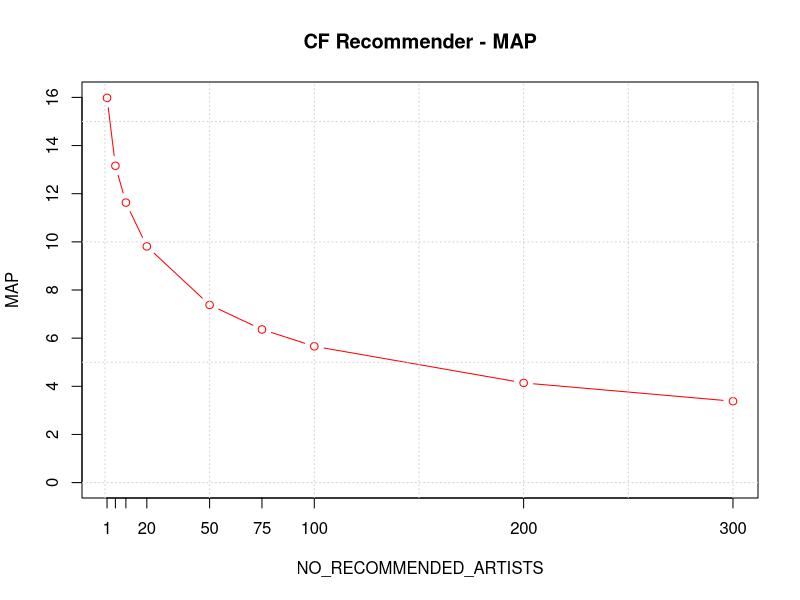
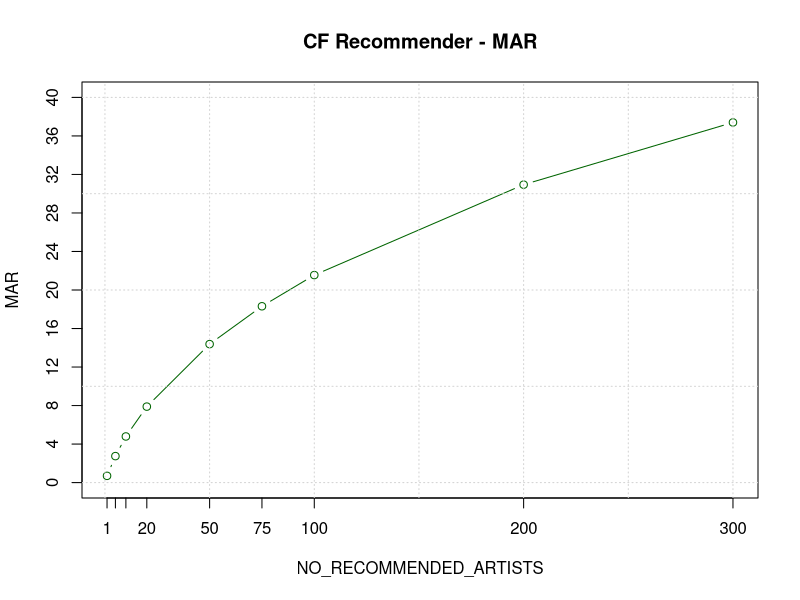
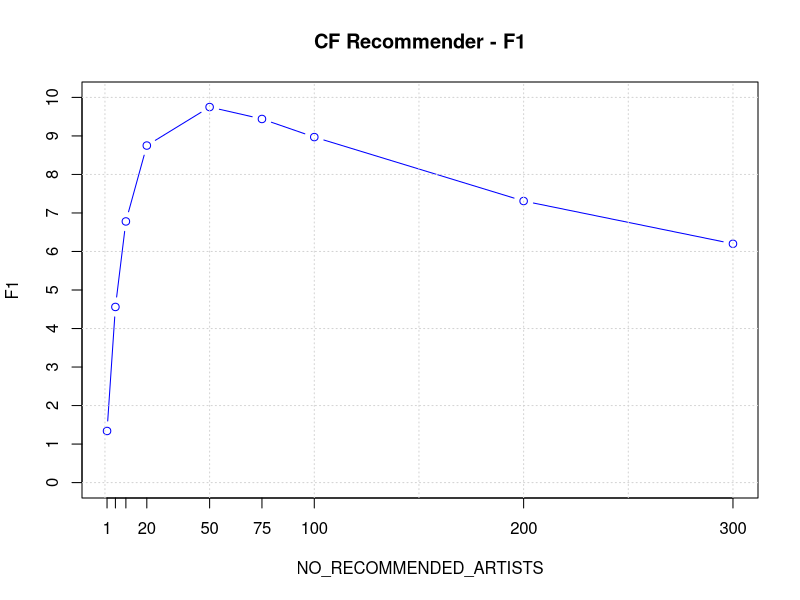
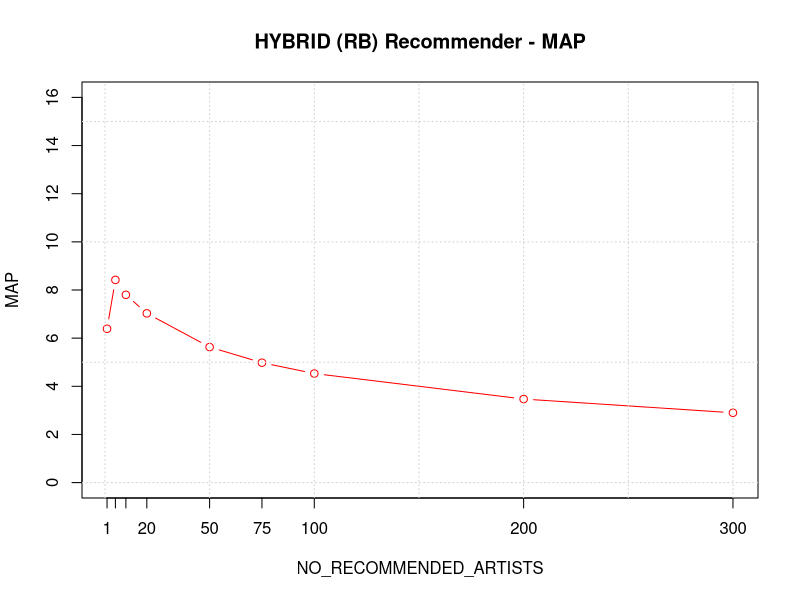
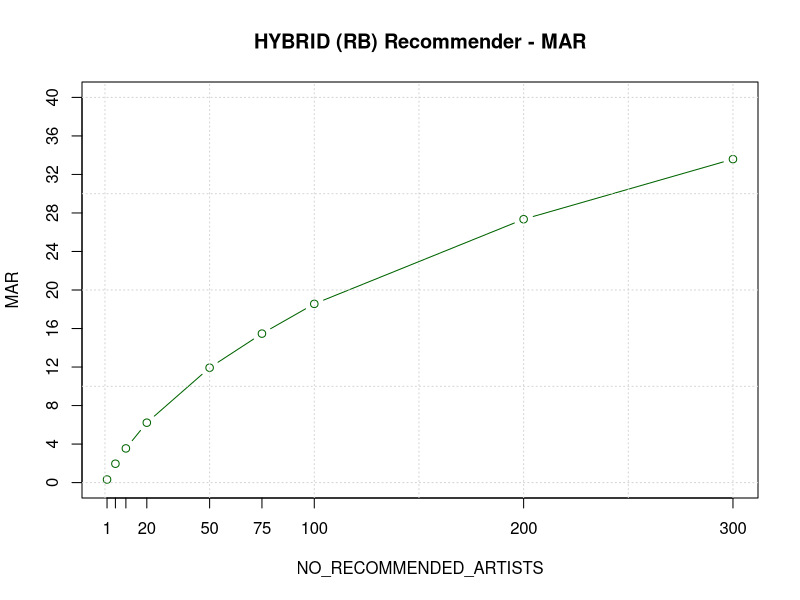
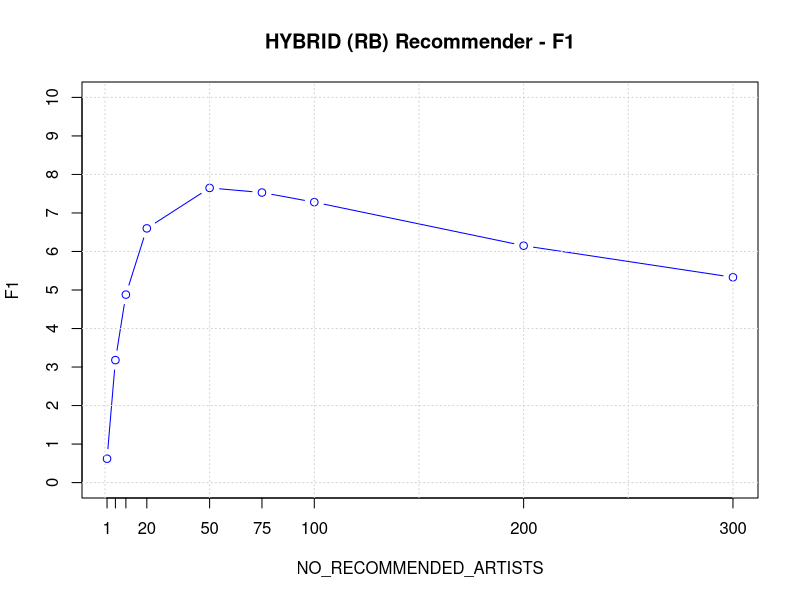
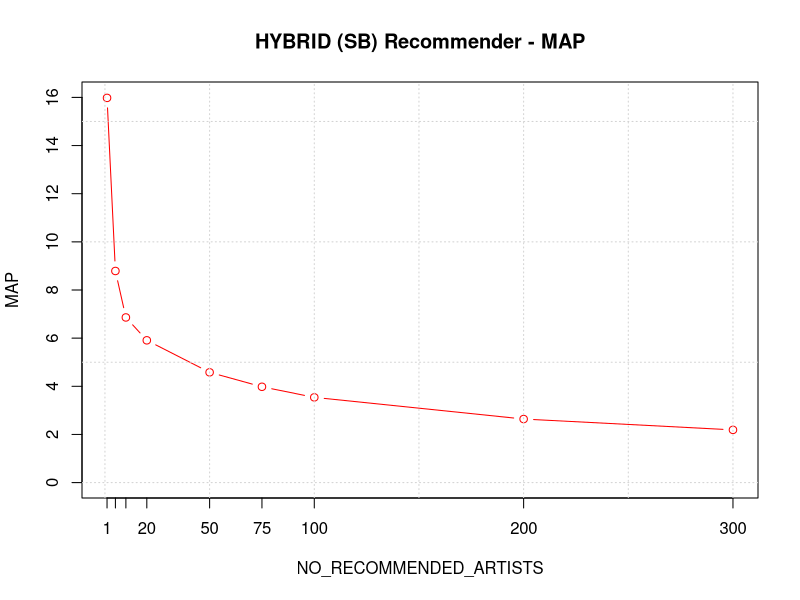
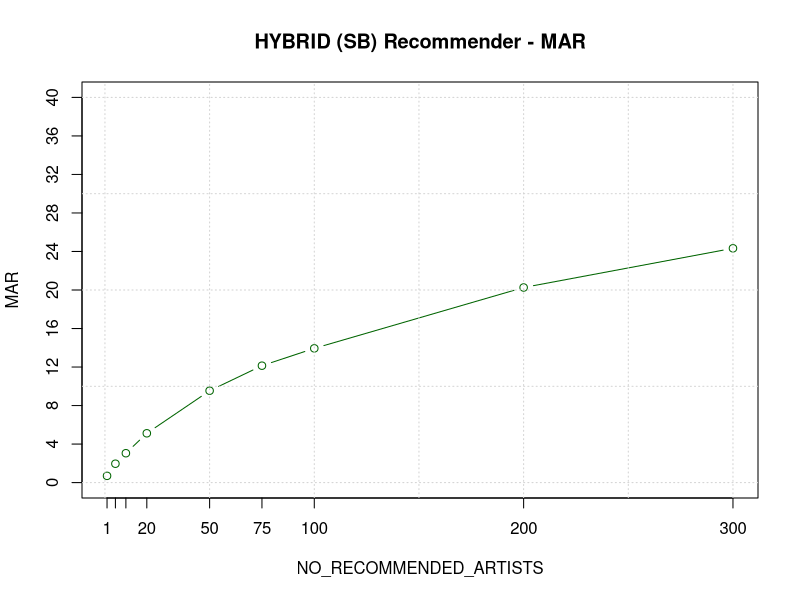

Write the R code that produced these figures, in order.

# CF Recommender  (updated: 11.11.2016)

no_recommendations <- c(1, 5, 10, 20, 50, 75, 100, 200, 300)
cf_MAP <- c(15.98, 13.16, 11.63, 9.81, 7.38, 6.36, 5.66, 4.14, 3.38)
cf_MAR <- c(0.70, 2.75, 4.79, 7.89, 14.38, 18.31, 21.55, 30.94, 37.40)
cf_F1 <- c(1.34, 4.56, 6.78, 8.75, 9.75, 9.44, 8.97, 7.31, 6.20)

# CF - MAP
plot(no_recommendations, cf_MAP, type="b", xaxt="n", yaxt="n", xlab="NO_RECOMMENDED_ARTISTS", ylab="MAP", col="red", ylim=c(0,16), main="CF Recommender - MAP")
axis(1, at=no_recommendations, labels=no_recommendations)
axis(2, at=seq(0,16,by=2.0))
grid()
#text(no_recommendations+20, cf_MAP, cf_MAP) # doesnt look good because of: out of bounds problems

# CF - MAR
plot(no_recommendations, cf_MAR, type="b", xaxt="n", yaxt="n", xlab="NO_RECOMMENDED_ARTISTS", ylab="MAR", col="darkgreen", ylim=c(0,40), main="CF Recommender - MAR")
axis(1, at=no_recommendations, labels=no_recommendations)
axis(2, at=seq(0,40,by=4.0))
grid()

# CF - F1
plot(no_recommendations, cf_F1, type="b", xaxt="n", yaxt="n", xlab="NO_RECOMMENDED_ARTISTS", ylab="F1", col="blue", ylim=c(0,10), main="CF Recommender - F1")
axis(1, at=no_recommendations, labels=no_recommendations)
axis(2, at=seq(0,10,by=1.0))
grid()

################################## START HYBRID (RANK BASED) ##################################

no_recommendations <- c(1, 5, 10, 20, 50, 75, 100, 200, 300)
hrb_MAP <- c(6.39, 8.42, 7.8, 7.03, 5.63, 4.98, 4.53, 3.47, 2.9)
hrb_MAR <- c(0.32, 1.96, 3.55, 6.22, 11.93, 15.47, 18.56, 27.35, 33.59)
hrb_F1 <- c(0.62, 3.18, 4.88, 6.6, 7.65, 7.53, 7.28, 6.15, 5.33)

# HYBRID (RB) - MAP
plot(no_recommendations, hrb_MAP, type="b", xaxt="n", yaxt="n", xlab="NO_RECOMMENDED_ARTISTS", ylab="MAP", col="red", ylim=c(0,16), main="HYBRID (RB) Recommender - MAP")
axis(1, at=no_recommendations, labels=no_recommendations)
axis(2, at=seq(0,16,by=2.0))
grid()

# HYBRID (RB) - MAR
plot(no_recommendations, hrb_MAR, type="b", xaxt="n", yaxt="n", xlab="NO_RECOMMENDED_ARTISTS", ylab="MAR", col="darkgreen", ylim=c(0,40), main="HYBRID (RB) Recommender - MAR")
axis(1, at=no_recommendations, labels=no_recommendations)
axis(2, at=seq(0,40,by=4.0))
grid()

# HYBRID (RB) - F1
plot(no_recommendations, hrb_F1, type="b", xaxt="n", yaxt="n", xlab="NO_RECOMMENDED_ARTISTS", ylab="F1", col="blue", ylim=c(0,10), main="HYBRID (RB) Recommender - F1")
axis(1, at=no_recommendations, labels=no_recommendations)
axis(2, at=seq(0,10,by=1.0))
grid()

################################## END HYBRID (RANK BASED) ##################################

################################## START HYBRID (SET BASED) ##################################

no_recommendations <- c(1, 5, 10, 20, 50, 75, 100, 200, 300)
hsb_MAP <- c(15.98, 8.79, 6.86, 5.91, 4.58, 3.98, 3.54, 2.64, 2.19)
hsb_MAR <- c(0.7, 1.96, 3.05, 5.12, 9.54, 12.14, 13.94, 20.26, 24.33)
hsb_F1 <- c(1.34, 3.20, 4.22, 5.49, 6.19, 6.0, 5.64, 4.67, 4.01)

# HYBRID (SB) - MAP
plot(no_recommendations, hsb_MAP, type="b", xaxt="n", yaxt="n", xlab="NO_RECOMMENDED_ARTISTS", ylab="MAP", col="red", ylim=c(0,16), main="HYBRID (SB) Recommender - MAP")
axis(1, at=no_recommendations, labels=no_recommendations)
axis(2, at=seq(0,16,by=2.0))
grid()

# HYBRID (SB) - MAR
plot(no_recommendations, hsb_MAR, type="b", xaxt="n", yaxt="n", xlab="NO_RECOMMENDED_ARTISTS", ylab="MAR", col="darkgreen", ylim=c(0,40), main="HYBRID (SB) Recommender - MAR")
axis(1, at=no_recommendations, labels=no_recommendations)
axis(2, at=seq(0,40,by=4.0))
grid()

# HYBRID (SB) - F1
plot(no_recommendations, hsb_F1, type="b", xaxt="n", yaxt="n", xlab="NO_RECOMMENDED_ARTISTS", ylab="F1", col="blue", ylim=c(0,10), main="HYBRID (RB) Recommender - F1")
axis(1, at=no_recommendations, labels=no_recommendations)
axis(2, at=seq(0,10,by=1.0))
grid()

################################## END HYBRID (SET BASED) ##################################

################################## START POPULARITY BASED ##################################

no_recommendations <- c(1, 5, 10, 20, 50, 75, 100, 200, 300)
pb_MAP <- c(4.23, 3.77, 3.15, 3.1, 3.03, 2.88, 2.7, 2.21, 1.91)
pb_MAR <- c(0.16, 0.73, 1.14, 2.23, 5.2, 7.36, 9.1, 14.9, 19.19)
pb_F1 <- c(0.31, 1.23, 1.67, 2.6, 3.82, 4.14, 4.17, 3.85, 3.47)

# Popularity-based - MAP
plot(no_recommendations, pb_MAP, type="b", xaxt="n", yaxt="n", xlab="NO_RECOMMENDED_ARTISTS", ylab="MAP", col="red", ylim=c(0,16), main="Popularity-based Recommender - MAP")
axis(1, at=no_recommendations, labels=no_recommendations)
axis(2, at=seq(0,16,by=2.0))
grid()

# Popularity-based - MAR
plot(no_recommendations, pb_MAR, type="b", xaxt="n", yaxt="n", xlab="NO_RECOMMENDED_ARTISTS", ylab="MAR", col="darkgreen", ylim=c(0,40), main="Popularity-based Recommender - MAR")
axis(1, at=no_recommendations, labels=no_recommendations)
axis(2, at=seq(0,40,by=4.0))
grid()

# Popularity-based - F1
plot(no_recommendations, pb_F1, type="b", xaxt="n", yaxt="n", xlab="NO_RECOMMENDED_ARTISTS", ylab="F1", col="blue", ylim=c(0,10), main="Popularity-based Recommender - F1")
axis(1, at=no_recommendations, labels=no_recommendations)
axis(2, at=seq(0,10,by=1.0))
grid()

################################## END POPULARITY BASED ##################################


# CB Recommender (updated: 11.11.2016)

no_recommendations <- c(1, 5, 10, 20, 50, 75, 100, 200, 300)
cb_MAP <- c(4.07, 3.75, 3.37, 2.92, 2.30, 2.01, 1.85, 1.34, 1.15)
cb_MAR <- c(1.56, 0.85, 1.45, 2.44, 4.72, 6.07, 7.34, 12.47, 15.61)
cb_F1 <- c(2.26, 1.39, 2.02, 2.66, 3.09, 3.02, 2.95, 2.42, 2.15)

# CB - MAP
plot(no_recommendations, cb_MAP, type="b", xaxt="n", yaxt="n", xlab="NO_RECOMMENDED_ARTISTS", ylab="MAP", col="red", ylim=c(0,5), main="CB Recommender - MAP")
axis(1, at=no_recommendations, labels=no_recommendations)
axis(2, at=seq(0,5,by=0.5))
grid()
#text(no_recommendations+20, cf_MAP, cf_MAP) # doesnt look good because of: out of bounds problems

# CB - MAR
plot(no_recommendations, cb_MAR, type="b", xaxt="n", yaxt="n", xlab="NO_RECOMMENDED_ARTISTS", ylab="MAR", col="darkgreen", ylim=c(0,20), main="CB Recommender - MAR")
axis(1, at=no_recommendations, labels=no_recommendations)
axis(2, at=seq(0,20,by=2.0))
grid()

# CB - F1
plot(no_recommendations, cb_F1, type="b", xaxt="n", yaxt="n", xlab="NO_RECOMMENDED_ARTISTS", ylab="F1", col="blue", ylim=c(0,4), main="CB Recommender - F1")
axis(1, at=no_recommendations, labels=no_recommendations)
axis(2, at=seq(0,4,by=0.5))
grid()





# Random Baseline (Ours, user picking)
rb_n_artists <- c(1, 5, 10, 20, 50, 75, 100, 200, 300)
rb_MAP <- c(0.96, 1.01, 0.98, 0.95, 0.99, 1.02, 1.00, 0.96, 0.92)
rb_MAR <- c(0.04, 0.18, 0.33, 0.7, 1.73, 2.73, 3.51, 6.57, 9.40)
rb_F1 <- c(0.07, 0.3, 0.5, 0.81, 1.26, 1.48, 1.56, 1.68, 1.67)

plot(rb_n_artists, rb_MAP, type="b", xaxt="n", yaxt="n", xlab="number of artists predicted", ylab="[%]", col="red", ylim=c(0,10), main="Random Baseline (random user picking)")
par(new=TRUE)
plot(rb_n_artists, rb_MAR, type="b", xaxt="n", yaxt="n", xlab="", ylab="", col="blue", ylim=c(0,10))
par(new=TRUE)
plot(rb_n_artists, rb_F1, type="b", xaxt="n", yaxt="n", xlab="", ylab="", col="darkgreen", ylim=c(0,10))
axis(1, at=rb_n_artists, labels=rb_n_artists)
axis(2, at=seq(0,15,by=2.5))
grid()
legend(2, 9, c("MAP", "MAR", "F1 Score"), lty=c(1,1), lwd=2, col=c("red", "blue", "darkgreen"))
par(new=FALSE)

# Random Baseline (his, completely random)

rb2_n_artists <- c(1, 5, 10, 20, 50, 75, 100, 200, 300)
rb2_MAP <- c(0.36, 0.36, 0.35, 0.35, 0.37, 0.37, 0.37, 0.32, 0.32)
rb2_MAR <- c(0.01, 0.06, 0.5, 0.2, 0.11, 0.78, 1.03, 1.99, 3.03)
rb2_F1 <- c(0.02, 0.1, 0.41, 0.26, 0.16, 0.5, 0.54, 0.55, 0.58)

plot(rb2_n_artists, rb2_MAP, type="b", xaxt="n", yaxt="n", xlab="number of artists predicted", ylab="[%]", col="red", ylim=c(0,3.5), main="Random Baseline")
par(new=TRUE)
plot(rb2_n_artists, rb2_MAR, type="b", xaxt="n", yaxt="n", xlab="", ylab="", col="blue", ylim=c(0,3.5))
par(new=TRUE)
plot(rb2_n_artists, rb2_F1, type="b", xaxt="n", yaxt="n", xlab="", ylab="", col="darkgreen", ylim=c(0,3.5))
axis(1, at=rb2_n_artists, labels=rb2_n_artists)
axis(2, at=seq(0,3.5,by=0.25))
grid()
legend(20, 3, c("MAP", "MAR", "F1 Score"), lty=c(1,1), lwd=2, col=c("red", "blue", "darkgreen"))
par(new=FALSE)

# Hybrid Score-Based
no_recommendations <- c(1, 5, 10, 20, 50, 75, 100, 200, 300)
hr_scb_MAP <- c(9.66, 8.47, 7.64, 6.74, 5.44, 4.82, 4.4, 3.41, 2.89)
hr_scb_MAR <- c(0.78, 2.05, 3.32, 5.57, 10.82, 14.11, 16.98, 25.76, 32.26)
hr_scb_F1 <- c(1.45, 3.30, 4.64, 6.1, 7.24, 7.19, 6.99, 6.03, 5.3)

# DF_GENDER
df_gender_MAP <- c(14.66, 12.30, 10.98, 9.32, 7.09, 6.13, 5.49, 4.06, 3.34)
df_gender_MAR <- c(0.63, 2.57, 4.51, 7.47, 13.70, 17.50, 20.65, 29.85, 36.23)
df_gender_F1 <- c(1.12, 4.26, 6.4, 8.29, 9.34, 9.08, 8.67, 7.15, 6.12)

# DF_AGE
df_age_MAP <- c(1.44, 1.42, 1.29, 1.32, 1.31, 1.27, 1.3, 1.23, 1.2)
df_age_MAR <- c(0.06, 0.28, 0.48, 0.96, 2.44, 3.56, 4.81, 9.09, 13.18)
df_age_F1 <- c(0.11, 0.46, 0.7, 1.11, 1.71, 1.88, 2.05, 2.17, 2.2)

# DF_COUNTRY
df_country_MAP <- c(12.26, 10.15, 9.04, 7.78, 6.01, 5.24, 4.69, 3.51, 2.9)
df_country_MAR <- c(0.54, 2.2, 3.9, 6.51, 12.17, 15.69, 18.55, 27.15, 33.12)
df_country_F1 <- c(1.04, 3.61, 5.45, 7.09, 8.05, 7.85, 7.49, 6.22, 5.34)

GetCol <- function(r, g, b) {
  return( rgb(r, g, b, maxColorValue=255) )
}

cf_col <- GetCol(255, 179,   0)
rb_col <- GetCol(128,  62, 117)
rb2_col <- GetCol(255, 104,   0)
hrb_col <- GetCol(166, 189, 215)
hsb_col <- GetCol(193,   0,  32)
hr_scb_col <- GetCol(  0, 125,  52)
cb_col <- GetCol(246, 118, 142)
pb_col <- GetCol(0,  83, 138)
df_gender_col <- GetCol(255, 122,  92)
df_age_col <- GetCol(244, 200,   0)
df_country_col <- GetCol(89,  51,  21)

# Compare results: MAP/MAR
plot(cf_MAR, cf_MAP, lwd=2, type="l", xaxt="n", yaxt="n", xlab="MAR [%]", ylab="MAP [%]", col=cf_col, ylim=c(0,16), xlim=c(0,40), main="Comparison of different Recommender Systems")
points(cf_MAR, cf_MAP, pch=16, col=cf_col)
par(new=TRUE)
plot(rb_MAR, rb_MAP, lwd=2, type="l", xaxt="n", yaxt="n", xlab="", ylab="", col=rb_col, ylim=c(0,16), xlim=c(0,40))
points(rb_MAR, rb_MAP, pch=16, col=rb_col)
par(new=TRUE)
plot(rb2_MAR, rb2_MAP, lwd=2, type="l", xaxt="n", yaxt="n", xlab="", ylab="", col=rb2_col, ylim=c(0,16), xlim=c(0,40))
points(rb2_MAR, rb2_MAP, pch=16, col=rb2_col)
par(new=TRUE)
plot(hrb_MAR, hrb_MAP, lwd=2, type="l", xaxt="n", yaxt="n", xlab="", ylab="", col=hrb_col, ylim=c(0,16), xlim=c(0,40))
points(hrb_MAR, hrb_MAP, pch=16, col=hrb_col)
par(new=TRUE)
plot(hsb_MAR, hsb_MAP, lwd=2, type="l", xaxt="n", yaxt="n", xlab="", ylab="", col=hsb_col, ylim=c(0,16), xlim=c(0,40))
points(hsb_MAR, hsb_MAP, pch=16, col=hsb_col)
par(new=TRUE)
plot(hr_scb_MAR, hr_scb_MAP, lwd=2, type="l", xaxt="n", yaxt="n", xlab="", ylab="", col=hr_scb_col, ylim=c(0,16), xlim=c(0,40))
points(hr_scb_MAR, hr_scb_MAP, pch=16, col=hr_scb_col)
par(new=TRUE)
plot(sort(cb_MAR), cb_MAP[order(cb_MAR)], lwd=2, type="l", xaxt="n", yaxt="n", xlab="", ylab="", col=cb_col, ylim=c(0,16), xlim=c(0,40))
points(sort(cb_MAR), cb_MAP[order(cb_MAR)], pch=16, col=cb_col)
par(new=TRUE)
plot(pb_MAR, pb_MAP, lwd=2, type="l", xaxt="n", yaxt="n", xlab="", ylab="", col=pb_col, ylim=c(0,16), xlim=c(0,40))
points(pb_MAR, pb_MAP, pch=16, col=pb_col)
par(new=TRUE)
plot(df_gender_MAR, df_gender_MAP, lwd=2, type="l", xaxt="n", yaxt="n", xlab="", ylab="", col=df_gender_col, ylim=c(0,16), xlim=c(0,40))
points(df_gender_MAR, df_gender_MAP, pch=16, col=df_gender_col)
par(new=TRUE)
plot(df_age_MAR, df_age_MAP, lwd=2, type="l", xaxt="n", yaxt="n", xlab="", ylab="", col=df_age_col, ylim=c(0,16), xlim=c(0,40))
points(df_age_MAR, df_age_MAP, pch=16, col=df_age_col)
par(new=TRUE)
plot(df_country_MAR, df_country_MAP, lwd=2, type="l", xaxt="n", yaxt="n", xlab="", ylab="", col=df_country_col, ylim=c(0,16), xlim=c(0,40))
points(df_country_MAR, df_country_MAP, pch=16, col=df_country_col)
axis(1, at=seq(0,40, by=5))
axis(2, at=seq(0, 16, by=1))
grid()
legend(24, 16, c(
                 "Collaborative Filtering",
                 "CF - Demographic Filtering (Gender)",
                 "CF - Demographic Filtering (Country)",
                 "Hybrid (CF-CB, rank-based)",
                 "Hybrid (CF-CB, score-based)",
                 "Hybrid (CF-CB, set-based)",
                 "Pobularity Based",
                 "Content Based", 
                 "CF - Demographic Filtering (Age)",
                 "Random Baseline (user picking)",
                 "Random Baseline"
                 ), lty=c(1,1), lwd=3, 
           col=c(
                 cf_col,
                 df_gender_col,
                 df_country_col,
                 hrb_col,
                 hr_scb_col,
                 hsb_col,
                 pb_col,
                 cb_col,
                 df_age_col,
                 rb_col,
                 rb2_col
                 ))
par(new=FALSE)

# Compare results: F1/number of recommendations
plot(no_recommendations, seq(0, 20, length.out=(length(no_recommendations))), type="n", xlab="Number of Recommendations", ylab="F1 Score", main="Comparison of different Recommender Systems")
lines(no_recommendations, cf_F1, col=cf_col, lwd=2)
lines(no_recommendations, rb_F1, col=rb_col, lwd=2)
lines(no_recommendations, rb2_F1, col=rb2_col, lwd=2)
lines(no_recommendations, hrb_F1, col=hrb_col, lwd=2)
lines(no_recommendations, hsb_F1, col=hsb_col, lwd=2)
lines(no_recommendations, hr_scb_F1, col=hr_scb_col, lwd=2)
lines(no_recommendations, cb_F1, col=cb_col, lwd=2)
lines(no_recommendations, pb_F1, col=pb_col, lwd=2)
lines(no_recommendations, df_gender_F1, col=df_gender_col, lwd=2)
lines(no_recommendations, df_age_F1, col=df_age_col, lwd=2)
lines(no_recommendations, df_country_F1, col=df_country_col, lwd=2)

lines(c(50, 50), c(0,15), col="black", lty="dashed")
text(65, 14.5, "peak")
grid()
legend(175, 20, c(
                    "Collaborative Filtering",
                    "CF - Demographic Filtering (Gender)",
                    "CF - Demographic Filtering (Country)",
                    "Hybrid (CF-CB, rank-based)",
                    "Hybrid (CF-CB, score-based)",
                    "Hybrid (CF-CB, set-based)",
                    "Pobularity Based",
                    "Content Based", 
                    "CF - Demographic Filtering (Age)",
                    "Random Baseline (user picking)",
                    "Random Baseline"
                  ), lty=c(1,1), lwd=3, 
                  col=c(
                    cf_col,
                    df_gender_col,
                    df_country_col,
                    hrb_col,
                    hr_scb_col,
                    hsb_col,
                    pb_col,
                    cb_col,
                    df_age_col,
                    rb_col,
                    rb2_col
                  ))
par(new=FALSE)


#  For presentation
# Random Baseline vs Random baseline with user picking
plot(rb_MAR, rb_MAP, type="l", xaxt="n", yaxt="n", xlab="MAR [%]", ylab="MAP [%]", col="blue", ylim=c(0,1.2), xlim=c(0,10))
points(rb_MAR, rb_MAP, pch=20, col="blue")
par(new=TRUE)
plot(sort(rb2_MAR), rb2_MAP[order(rb2_MAR)], type="l", xaxt="n", yaxt="n", xlab="", ylab="", col="darkgreen", ylim=c(0,1.2), xlim=c(0,10))
points(sort(rb2_MAR), rb2_MAP[order(rb2_MAR)], pch=20, col="darkgreen")
axis(1, at=seq(0,10, by=1))
axis(2, at=seq(0,1.2, by=0.2))
grid()
legend(5, 0.8, c("Random Baseline (user picking)", "Random Baseline"), lty=c(1,1), lwd=2, col=c("blue", "darkgreen"))
